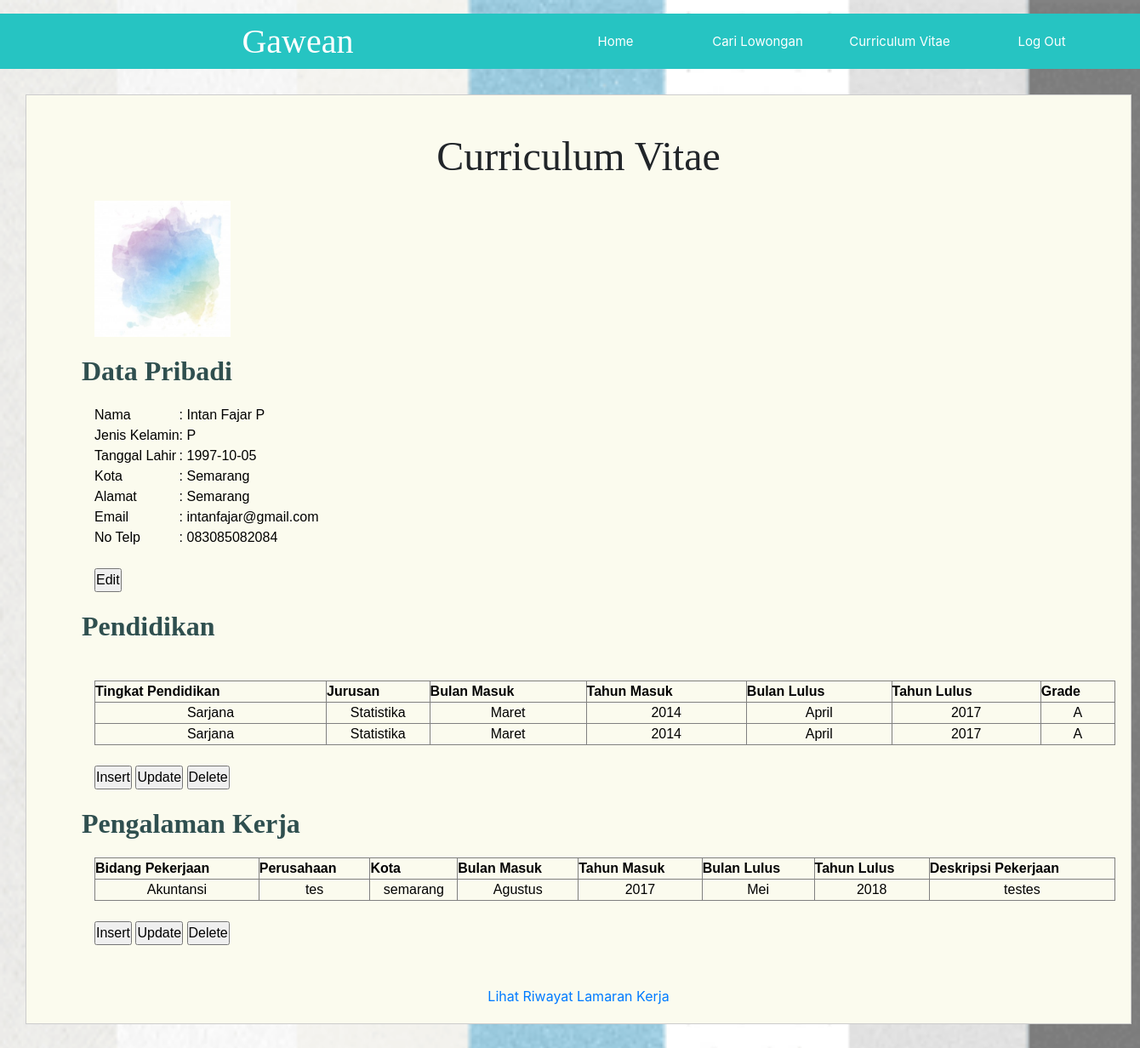
/cv.php (signed in), run on the app's committed database.
### tables this page shows
CREATE TABLE `pencaker` (
  `idpencaker` varchar(20) NOT NULL,
  `nama` varchar(20) NOT NULL,
  `password` varchar(16) NOT NULL,
  `jenis_kelamin` char(1) NOT NULL,
  `tempat_lahir` varchar(20) NOT NULL,
  `tanggal_lahir` date NOT NULL,
  `alamat` varchar(50) NOT NULL,
  `kota` varchar(20) NOT NULL,
  `email` varchar(30) NOT NULL,
  `no_telp` varchar(15) NOT NULL,
  `foto` varchar(30) NOT NULL,
  `bidang_pekerjaan` int(7) NOT NULL,
  `tgl_daftar` date NOT NULL
);

CREATE TABLE `riwayat_pekerjaan` (
  `idriwayat_pekerjaan` int(7) NOT NULL,
  `idpencaker` varchar(20) NOT NULL,
  `idbidang` int(7) NOT NULL,
  `perusahaan` varchar(20) NOT NULL,
  `kota` varchar(20) NOT NULL,
  `bln_masuk` varchar(10) NOT NULL,
  `thn_masuk` varchar(10) NOT NULL,
  `bln_lulus` varchar(10) NOT NULL,
  `thn_lulus` varchar(10) NOT NULL,
  `deskripsi_pekerjaan` varchar(100) NOT NULL
);

CREATE TABLE `bidang_pekerjaan` (
  `idbidang` int(7) NOT NULL,
  `namab` varchar(20) NOT NULL
);

### cv.php (the view, shortened to what this page needs)
<?php require_once "head.php";
?>
<!DOCTYPE html>
<html lang="en">
<head>
	<?php
	$idpencaker=$_SESSION['idpencaker'];
	$con=mysqli_connect("localhost","root","","test");
	$query=mysqli_query($con, "SELECT * FROM pencaker WHERE idpencaker='$idpencaker'");
	?>
    <link rel="stylesheet" href="css/bootstrap.min.css" />
</head>
<body class="bg-light">
<?php if(mysqli_num_rows($query)) {?>
			<?php while($row = mysqli_fetch_array($query)) {?>
<div id="cv" style="border: 1px solid #CCC; margin: 30px; padding: 20px; width: 1300px; height: auto; background-color: #FBFBEE; text-align: left;">
<p><pre>Curriculum Vitae</pre></p>
<div class="data_pribadi">
	 <img width="160" src="uploads/<?php echo $row['foto'] ?>"?>
	<div class="row">
	<form id="cv" action="" enctype="multipart/form-data">
		<p><pre>Data Pribadi</pre></p>
	</div>
	<table>
	<tr>
		<td>Nama</td>
		<td>: <?php echo $row['nama']?></td>
	</tr>
	<tr>
		<td>Jenis Kelamin</td>
		<td>: <?php echo $row['jenis_kelamin']?></td>
	</tr>
	<tr>
		<td>Tanggal Lahir</td>
		<td>: <?php echo $row['tanggal_lahir']?></td>
	</tr>
	<tr>
		<td>Kota</td>
		<td>: <?php echo $row['kota']?></td>
	</tr>
	<tr>
		<td>Alamat</td>
		<td>: <?php echo $row['alamat']?></td>
	</tr>
	<tr>
		<td>Email</td>
		<td>: <?php echo $row['email']?></td>
	</tr>
	<tr>
		<td>No Telp</td>
		<td>: <?php echo $row['no_telp']?></td>
	</tr>
 <?php } ?>
    <?php } ?>
</table><br/>
	<td></td><input type="button" name="edit" value="Edit" onclick="window.location='editprofile.php'";/>&nbsp
</div>
<div class="pendidikan">
	<div class="row">
		<form id="cv" action="" >
		<p><pre>Pendidikan</pre></p><br />
	</div>
	<div>
		<?php
			$sql = "SELECT tp.keterangan, rp.jurusan, rp.bln_masuk, rp.thn_masuk, rp.bln_lulus, rp.thn_lulus, rp.grade FROM riwayat_pendidikan rp, tingkat_pendidikan tp WHERE rp.idtingkat_pendidikan=tp.idtingkat_pendidikan and rp.idpencaker='$idpencaker'";
			$query2 = mysqli_query($con, $sql);
			echo '<table border="collapse" cellpadding=10 width=1200px>
					<thead>
						<tr>
							<th align="center">Tingkat Pendidikan</th>
							<th align="center">Jurusan</th>
							<th align="center">Bulan Masuk</th>
							<th align="center">Tahun Masuk</th>
							<th align="center">Bulan Lulus</th>
							<th align="center">Tahun Lulus</th>
							<th align="center">Grade</th>
						</tr>
					</thead>
					<tbody>';
			while ($row = mysqli_fetch_array($query2)){
				echo '<tr>
							<td align="center">'.$row['keterangan'].'</td>
							<td align="center">'.$row['jurusan'].'</td>
							<td align="center">'.$row['bln_masuk'].'</td>
							<td align="center">'.$row['thn_masuk'].'</td>
							<td align="center">'.$row['bln_lulus'].'</td>
							<td align="center">'.$row['thn_lulus'].'</td>
							<td align="center">'.$row['grade'].'</td>
						</tr>';
			}
			echo '
					</tbody>
				</table>';
		?>
	</div>
	<div>
		<br />
		<input type="button" name="pendidikan" value="Insert" onclick="location.href='riwayat_pendidikan.php';"/>
		<input type="button" name="pendidikan" value="Update" onclick="location.href='edit_pendidikan.php';"//>
        <input type="button" name="pendidikan" value="Delete" onclick="location.href='delete_pendidikan.php';"/><br />
	</div>
</div>
<div class="pengalaman_kerja">
	<div class="row">
		<form id="cv" action="" >
		<p><pre>Pengalaman Kerja</pre></p>
	</div>
	<div>
		<?php
			$sql = "SELECT bp.namab, rk.perusahaan, rk.kota, rk.bln_masuk, rk.thn_masuk, rk.bln_lulus, rk.thn_lulus, rk.deskripsi_pekerjaan FROM riwayat_pekerjaan rk, bidang_pekerjaan bp WHERE bp.idbidang=rk.idbidang and rk.idpencaker='$idpencaker'";
			$query1 = mysqli_query($con, $sql);
			echo '<table border="collapse" cellpadding=10 width=1200px>
					<thead>
						<tr>
							<th align="center">Bidang Pekerjaan</th>
							<th align="center">Perusahaan</th>
							<th align="center">Kota</th>
							<th align="center">Bulan Masuk</th>
							<th align="center">Tahun Masuk</th>
							<th align="center">Bulan Lulus</th>
							<th align="center">Tahun Lulus</th>
							<th align="center">Deskripsi Pekerjaan</th>
						</tr>
					</thead>
					<tbody>';
			while ($row = mysqli_fetch_array($query1)){
				echo '<tr>
							<td align="center">'.$row['namab'].'</td>
							<td align="center">'.$row['perusahaan'].'</td>
							<td align="center">'.$row['kota'].'</td>
							<td align="center">'.$row['bln_masuk'].'</td>
							<td align="center">'.$row['thn_masuk'].'</td>
							<td align="center">'.$row['bln_lulus'].'</td>
							<td align="center">'.$row['thn_lulus'].'</td>
							<td align="center">'.$row['deskripsi_pekerjaan'].'</td>
						</tr>';
			}
			echo '
					</tbody>
				</table>';
		?>
	</div>
	<div>
		<br >
		<input type="button" name="pekerjaan" value="Insert" onclick="location.href='riwayat_pekerjaan.php';"/>
		<input type="button" name="pekerjaan" value="Update" onclick="location.href='edit_pekerjaan.php';"/>
        <input type="button" name="pekerjaan" value="Delete" onclick="location.href='delete_pekerjaan.php';" /><br /><br /><br />
	</div>
</div>
<center><a href="apply.php">Lihat Riwayat Lamaran Kerja</a></center>
</body>
</html>

### head.php (shortened to what this page needs)
<!DOCTYPE html PUBLIC "-//W3C//DTD XHTML 1.0 Transitional//EN" "http://www.w3.org/TR/xhtml1/DTD/xhtml1-transitional.dtd">
<html xmlns="http://www.w3.org/1999/xhtml">
<head>
<link rel="stylesheet" type="text/css" href="style/layout.css">
</head>
<body>
<nav id="menu">
     <ul>
        <div id="heading">
            <a href="#">Gawean</a></li>
        </div>
        <li><a href="home.php">Home</a></li>
        <li><a href="lowongan.php">Cari Lowongan</a></li>
        <li><a href="cv.php">Curriculum Vitae</a></li>
    	<?php
			if (isset($_SESSION['idpencaker']))
			{
		?>
				<li><a href="hand.php?act=logout">Log Out</a></li>
		<?php
			}
			else
			{
		?>
				<li><a href="login.php">Login</a></li>
		<?php
			}
		?>
    </ul>
</nav>

### style/layout.css (style rules this page uses)
* { margin: 0px; padding: 0px; }
body { font-size: 14px; font-family: verdana; }
#heading { float: left; width: 640px; }
#heading a { line-height: 65px; text-decoration: none; padding-left: 60px; color:#FFF; font-family: aardvark cafe; font-size: 40px; }
#menu { background:#26C4C2; width: 100%; height: 65px; margin: 0px; padding: 0px; font-size: 15px; }
#menu ul { list-style: none; }
#menu ul li { float: left; line-height: 65px }
#menu ul li a { float:left; width:177px; display:block; text-align:center; color:#FFF; text-decoration:none; }

### cv.php (style rules this page uses)
body pre { font-size:48px; font-family: "Bookman Old Style", serif; text-align:center; }
body { background-image:url(images/birupink1.jpg); background-size:cover; text-align:center; }
.data_pribadi pre { font-size:32px; font-family: "Bookman Old Style", serif; color: #2F4F4F; font-weight:bold; text-align: center; }
.data_pribadi { font-size:16px; font-family: "MS Sans Serif", Geneva, sans-serif; color: #000; margin-left: 60px; }
.pendidikan pre { font-size:32px; font-family: "Bookman Old Style", serif; color: #2F4F4F; font-weight:bold; }
.pendidikan { font-size:16px; font-family: "MS Sans Serif", Geneva, sans-serif; color: #000; margin-left: 60px; }
.pengalaman_kerja pre { font-size:32px; font-family: "Bookman Old Style", serif; color: #2F4F4F; font-weight:bold; }
.pengalaman_kerja { font-size:16px; font-family: "MS Sans Serif", Geneva, sans-serif; color: #000; margin-left: 60px; }
#heading { float: left; width: 640px; }
#heading a { line-height: 65px; text-decoration: none; padding-left: 60px; color:#FFF; font-family: aardvark cafe; font-size: 40px; }
#menu { background:#26C4C2; width: 100%; height: 65px; margin: 0px; padding: 0px; font-size: 15px; }
#menu ul { list-style: none; }
#menu ul li { float: left; line-height: 65px }
#menu ul li a { float:left; width:167px; display:block; text-align:center; color:#FFF; text-decoration:none; }

### data on the page
pencaker: foto (picture), nama "Intan Fajar P", jenis_kelamin "P", tanggal_lahir "1997-10-05", kota "Semarang", alamat "Semarang", email "intanfajar@gmail.com", no_telp "083085082084"
riwayat_pekerjaan: idbidang.namab "Akuntansi", perusahaan "tes", kota "semarang", bln_masuk "Agustus", thn_masuk "2017", bln_lulus "Mei", thn_lulus "2018", deskripsi_pekerjaan "testes"

### other printed values
$row['keterangan'] "Sarjana"
$row['jurusan'] "Statistika"
$row['bln_masuk'] "Maret"
$row['thn_masuk'] "2014"
$row['bln_lulus'] "April"
$row['thn_lulus'] "2017"
$row['grade'] "A"
